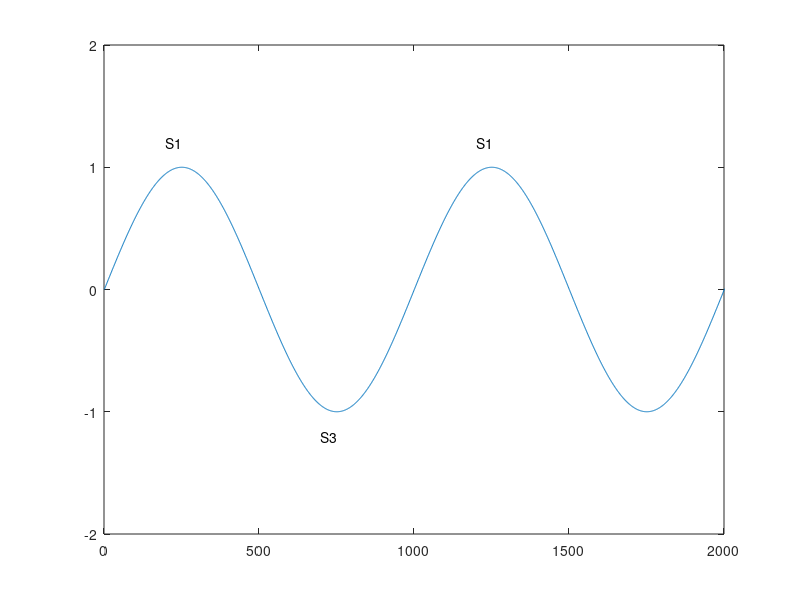

The MATLAB script that drew this image:
clear all;
close all;

t = 0:0.001:4*pi;
x = sin(2*pi*t);
plot(x)
axis([0 2000, -2 2])
text(1200,1.2,'S1')
text(200,1.2,'S1')
text(700,-1.2,'S3')